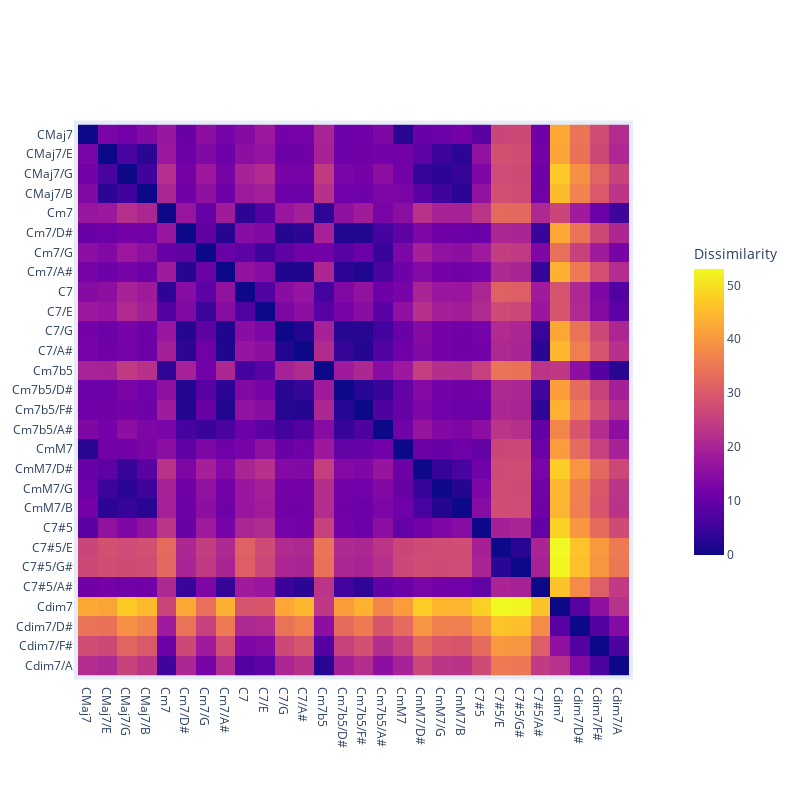

Here is the notebook cell this chart was saved with:
### Code cell
vector_encoding5 = [

     [10*x for x in results_intervals_histo_12[chord_id]['feature_vector']]
     #results_polar_degree[chord_id]['feature_vector'] +
     #results_intervals_histo_12[chord_id]['feature_vector']
     #+
     #results_binary_intervals_12[chord_id]['feature_vector']
     +
     results_binary_notes[chord_id]['feature_vector']
    #results_polar_notes[chord_id]['feature_vector']
    for chord_id in results_intervals_theory.keys()
]
print(vector_encoding5)
# Realiza MDS en los datos
vector_encoding_mds5,matrix = ce.perform_mds2(vector_encoding5,'euclidean')
#vector_encoding_mds5_our, matrix2=ce.perform_mds2(vector_encoding5,'euclidean')
cg.plot_chords_with_selection(vector_encoding_mds5,matrix, chord_ids, results_binary_intervals_12,True)

### Figure 1 — Plotly figure (JSON) as saved in the notebook; plotly's stock layout.template omitted (floating-point values rounded to 4 significant figures; data arrays with more than 128 entries replaced by an {"elided": "..."} marker saying what was removed)
{"data": [{"coloraxis": "coloraxis", "hovertemplate": "x: %{x}<br>y: %{y}<br>Dissimilarity: %{z}<extra></extra>", "name": "0", "type": "heatmap", "x": ["CMaj7", "CMaj7/E", "CMaj7/G", "CMaj7/B", "Cm7", "Cm7/D#", "Cm7/G", "Cm7/A#", "C7", "C7/E", "C7/G", "C7/A#", "Cm7b5", "Cm7b5/D#", "Cm7b5/F#", "Cm7b5/A#", "CmM7", "CmM7/D#", "CmM7/G", "CmM7/B", "C7#5", "C7#5/E", "C7#5/G#", "C7#5/A#", "Cdim7", "Cdim7/D#", "Cdim7/F#", "Cdim7/A"], "xaxis": "x", "y": ["CMaj7", "CMaj7/E", "CMaj7/G", "CMaj7/B", "Cm7", "Cm7/D#", "Cm7/G", "Cm7/A#", "C7", "C7/E", "C7/G", "C7/A#", "Cm7b5", "Cm7b5/D#", "Cm7b5/F#", "Cm7b5/A#", "CmM7", "CmM7/D#", "CmM7/G", "CmM7/B", "C7#5", "C7#5/E", "C7#5/G#", "C7#5/A#", "Cdim7", "Cdim7/D#", "Cdim7/F#", "Cdim7/A"], "yaxis": "y", "z": {"elided": "28x28 float values"}}], "layout": {"autosize": false, "coloraxis": {"colorbar": {"len": 0.55, "title": {"text": "Dissimilarity"}, "x": 1.1}, "colorscale": [[0, "#0d0887"], [0.1111, "#46039f"], [0.2222, "#7201a8"], [0.3333, "#9c179e"], [0.4444, "#bd3786"], [0.5556, "#d8576b"], [0.6667, "#ed7953"], [0.7778, "#fb9f3a"], [0.8889, "#fdca26"], [1, "#f0f921"]]}, "height": 800, "margin": {"b": 100, "l": 50, "pad": 4, "r": 50, "t": 100}, "width": 800, "xaxis": {"anchor": "y", "constrain": "domain", "domain": [0, 1], "scaleanchor": "y"}, "yaxis": {"anchor": "x", "autorange": "reversed", "constrain": "domain", "domain": [0, 1]}}}
